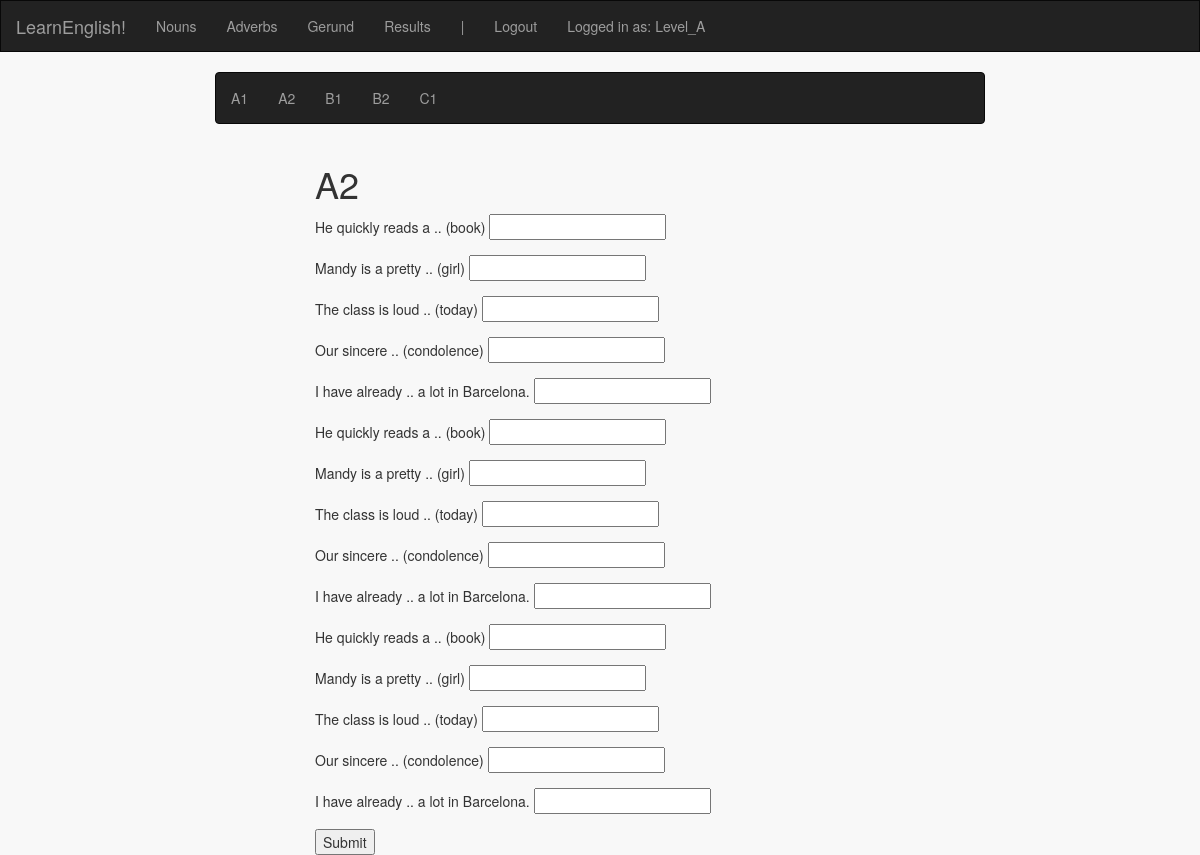
The app's page /nouns/A2 (signed in), older data.
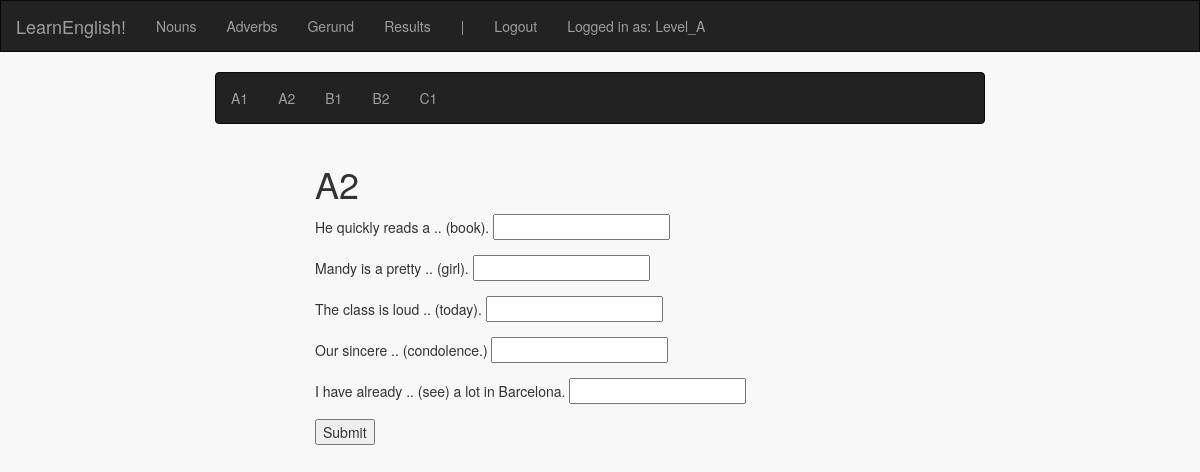
The same page, newer data.
### english_exercises/models.py (models this page shows, shortened)
class OpenQuestion(db.Model):
    id = db.Column(db.Integer, primary_key=True)
    question = db.Column(db.String(80))
    answer = db.Column(db.String(80))
    category = db.Column(db.String(80))
    level = db.Column(db.String(80))

### english_exercises/views.py (the view, shortened to what this page needs)
@app.route("/nouns")
@app.route('/nouns/<level>', methods=['GET', 'POST'])
@login_required
def nouns(level=None):
    if level == None:
        return render_template('nouns/nouns.html')
    else:
        if request.method == 'GET':
            if allowed_in_level(level, calculate_score(session['username'])):
                questions = OpenQuestion.query.filter_by(category='Nouns').filter_by(level=level).all()
                return render_template('nouns/' + level + '.html', level=level, questions=questions)
            else:
                return render_template('nouns/locked.html')

### english_exercises/level_access.py (called while the page is built, shortened)
def calculate_score(username):
    if get_correct_answers(username) <= 0:
        return 0
    else:
        ratio = get_correct_answers(username) / (get_correct_answers(username) + get_incorrect_answers(username))
        score = get_correct_answers(username) * ratio
        if score < 0:
            return 0
        else:
            return round(score, 2)

def get_correct_answers(user_name):
    return User.query.filter_by(username=user_name).first().amountCorrect

def get_incorrect_answers(user_name):
    return User.query.filter_by(username=user_name).first().amountIncorrect

def allowed_in_level(level, score):
    if 'A' in level:
        return True

### english_exercises/views.py (called while the page is built)
def login_required(f):
    @wraps(f)
    def decorated_function(*args, **kwargs):
        if session.get('logged_in') is None:
            flash("You must be logged in for this feature")
            return redirect(url_for('login', next=request.url))
        return f(*args, **kwargs)
    return decorated_function

### english_exercises/templates/nouns/A2.html
{% extends "nouns/nouns.html" %}
{% block form %}
<div class="col-xs-3"></div>
<div class="col-xs-6 center">
  <h1>{{level}}</h1>
  <form action="/nouns/{{level}}" method="POST">
    {% for q in questions %}
        <div class="form-group form-inline">
                {{ q.question }} <input type="text" name="{{ q.id }}" />
        </div>
    {% endfor %}
    <input type="submit" value="Submit"/>
  </form>
</div>
<div class="col-xs-3"></div>
{% endblock %}

Row changes from the older to the newer data that the page shows:
no longer on this page (row edited): OpenQuestion: question "He quickly reads a .. (book)"
no longer on this page (row edited): OpenQuestion: question "Mandy is a pretty .. (girl)"
no longer on this page (row edited): OpenQuestion: question "The class is loud .. (today)"
no longer on this page (row edited): OpenQuestion: question "Our sincere .. (condolence)"
no longer on this page (row edited): OpenQuestion: question "I have already .. a lot in Barcelona."
no longer on this page (row edited): OpenQuestion: question "He quickly reads a .. (book)"
no longer on this page (row edited): OpenQuestion: question "Mandy is a pretty .. (girl)"
no longer on this page (row edited): OpenQuestion: question "The class is loud .. (today)"
no longer on this page (row edited): OpenQuestion: question "Our sincere .. (condolence)"
no longer on this page (row edited): OpenQuestion: question "I have already .. a lot in Barcelona."
changed OpenQuestion: question "He quickly reads a .. (book)" → "He quickly reads a .. (book)."
changed OpenQuestion: question "Mandy is a pretty .. (girl)" → "Mandy is a pretty .. (girl)."
changed OpenQuestion: question "The class is loud .. (today)" → "The class is loud .. (today)."
changed OpenQuestion: question "Our sincere .. (condolence)" → "Our sincere .. (condolence.)"
changed OpenQuestion: question "I have already .. a lot in Barcelona." → "I have already .. (see) a lot in Barcelona."
